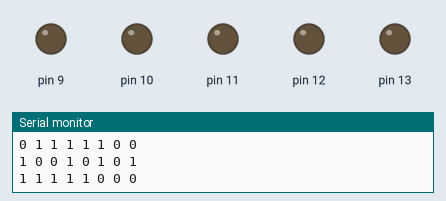
This sketch was run on a simulated Arduino Uno, built with avr-gcc and run on an emulated ATmega328P. Parts: output pins drawn as LEDs (lit = HIGH), the last lines printed to the serial monitor.

Above: at 0.1 s.
At 35.9 s:
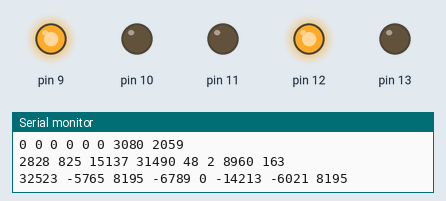
At 56.9 s:
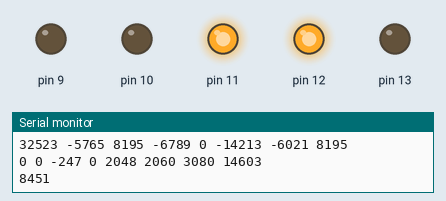
At 75.4 s:
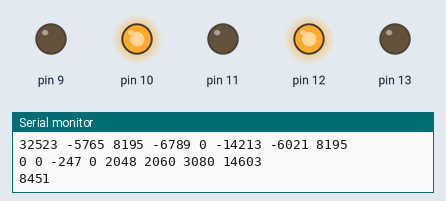
Timing chart, 0 to 75.9 s (numbered marks = the images above):
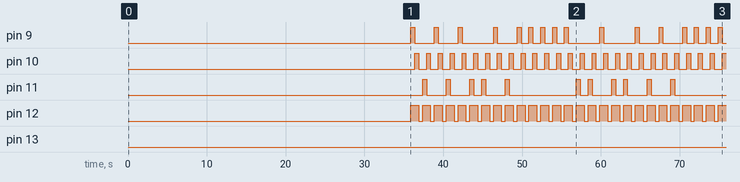

The sketch:

sketch_sep27a.ino
```cpp
// Длина последовательности
#define BITSTAFF_LENGTH 5

// Массив с насальным кодом
// Вариант 19
int MyCode[] = {1, 0, 1, 0, 1, 0, 0, 1,  // 0xA9
                0, 1, 1, 1, 1, 1, 0, 0,  // 0x7C
                1, 0, 0, 1, 0, 1, 0, 1,  // 0x95
                1, 1, 1, 1, 1, 0, 0, 0,  // 0xF8
                1, 1, 0, 0, 0, 1, 1, 0   // 0xC6
               };

// Массив, в котором будет хранится зашифрованный код
int* BitstaffCode;

// Массив, в котором будет хранится розшифрованный код
int* BitstaffDecode;

// Переменные для хранения размера массивов
int MyCodeSize;
int BitstaffCodeSize;
int BitstaffDecodeSize;


void setup() {
  // put your setup code here, to run once:
  Serial.begin(9600);
  for (int i = 13; i > 8; i--) {
    pinMode(i, OUTPUT);
  }

  BitstaffCodeSize = 0;
  BitstaffDecodeSize = 0;
  MyCodeSize = sizeof(MyCode) / sizeof(int);

  // Шифрование массива
  BitstaffCode = BitstaffCodingFunc(MyCode, MyCodeSize, BitstaffCode);
  // Определение размера зашифрованного массива
  while (BitstaffCode[BitstaffCodeSize] == 0 || BitstaffCode[BitstaffCodeSize] == 1) {
    BitstaffCodeSize++;
  }

  // Дешифрование массива
  BitstaffDecode = BitstaffDecodingFunc(BitstaffCode, BitstaffCodeSize, BitstaffDecode);
  // Определение размера розшифрованного массива
  while (BitstaffDecode[BitstaffDecodeSize] == 0 || BitstaffDecode[BitstaffDecodeSize] == 1) {
    BitstaffDecodeSize++;
  }


  // Вывод изначального кода
  Serial.println("MyCode :");
  PrintCode8Bit(MyCode, MyCodeSize);
  // Вывод зашифрованого кода
  Serial.println("BitstaffCode :");
  PrintCode8Bit(BitstaffCode, BitstaffCodeSize);
  // Вывод розшифрованого кода
  Serial.println("BitstaffDecode :");
  PrintCode8Bit(BitstaffDecode, BitstaffDecodeSize);
}

void loop() {
  ReturnToZero(MyCode, MyCodeSize);
  ReturnToZero(BitstaffCode, BitstaffCodeSize);
  ReturnToZero(BitstaffDecode, BitstaffDecodeSize);
}

void ReturnToZero(int* Code, int CodeSize){
  for(int i = 0; i < CodeSize; i++){
    digitalWrite(12, HIGH);
    if(Code[i] == 0){
      digitalWrite(11, HIGH);
    } else if (Code[i] == 1){
      digitalWrite(9, HIGH);
    }
    delay(500);
    digitalWrite(9, LOW);
    digitalWrite(11, LOW);
    digitalWrite(10, HIGH);
    delay(500);
    digitalWrite(10, LOW);
    digitalWrite(12, LOW);
    delay(500);
  }
  digitalWrite(13, HIGH);
  delay(2000);
  digitalWrite(13, LOW);
}

void PrintCode8Bit(int *yourArray, int Size) {
  int temp = 1;
  Serial.println();
  for (int i = 0; i < Size; i++) {
    Serial.print(yourArray[i]);
    Serial.print(" ");
    if (temp % 8 == 0) {
      Serial.println();
    }
    temp++;
  }
  Serial.println();
}

int BitstaffCodingFunc(int MyCode[], int MyCodeSize, int* BitstaffCode) {

  // Временная переменная, для подсчета длины последовательности единиц
  int OneCount = 0;

  // Переменная для определения количества вставленных нулей
  int BitstaffCount = 0;

  // Инициализация массива с позициями для вставки нулей
  int* BitstaffPos;
  BitstaffPos = new int[MyCodeSize];
  for (int i = 0; i < MyCodeSize; i++) {
    BitstaffPos[i] = -1;
  }

  // Определение позиций для вставки нулей
  for (int i = 0; i < MyCodeSize; i++) {
    if (MyCode[i] == 1) {
      OneCount++;
    } else if (MyCode[i] == 0) {
      OneCount = 0;
    }
    if (OneCount == BITSTAFF_LENGTH) {
      BitstaffPos[BitstaffCount] = i + 1 + BitstaffCount;
      BitstaffCount++;
    }
  }

  // Инициализация нового массива, для хранения зашифрованого кода
  int BitstaffCodeSize = (8 - BitstaffCount % 8) + BitstaffCount + MyCodeSize;
  BitstaffCode = new int[BitstaffCodeSize];
  for (int i = 0; i < BitstaffCodeSize; i++) {
    BitstaffCode[i] = 0;
  }

  // Шифрование кода
  int i_BitstaffPos = 0;
  int i_MyCode = 0;
  for (int i = 0; i < BitstaffCodeSize; i++) {
    if (i == BitstaffPos[i_BitstaffPos]) {
      BitstaffCode[i] = 0;
      i_BitstaffPos++;
      i++;
    }
    if (i_MyCode < MyCodeSize) {
      BitstaffCode[i] = MyCode[i_MyCode];
      i_MyCode++;
    }
  }
  int* BitstaffTemp = new int[BitstaffCount];
  for (int i = 0; i < BitstaffCount; i++) {
    BitstaffTemp[i] = BitstaffCode[MyCodeSize + i];
    BitstaffCode[MyCodeSize + i] = 0;
  }
  int j = 0;
  for (int i = BitstaffCount; i > 0; i--) {
    BitstaffCode[BitstaffCodeSize - i] = BitstaffTemp[j];
    j++;
  }
  // Конец шифрования

  // Возврат результата
  return BitstaffCode;
}

int BitstaffDecodingFunc(int BitstaffCode[], int BitstaffCodeSize, int* BitstaffDecode) {

  // Временная переменная, для подсчета длины последовательности единиц
  int OneCount = 0;

  // Переменная для определения количества вставленных нулей
  int BitstaffCount = 0;

  // Инициализация массива с позициями вставленных нулей
  int* BitstaffPos;
  BitstaffPos = new int[BitstaffCodeSize];
  for (int i = 0; i < BitstaffCodeSize; i++) {
    BitstaffPos[i] = -1;
  }

  // Определение позиций вставленных нулей
  for (int i = 0; i < BitstaffCodeSize; i++) {
    if (BitstaffCode[i] == 1) {
      OneCount++;
    } else if (BitstaffCode[i] == 0) {
      OneCount = 0;
    }
    if (OneCount == BITSTAFF_LENGTH) {
      BitstaffPos[BitstaffCount] = i + 1;
      BitstaffCount++;
    }
  }

  // Инициализация нового массива, для хранения зашифрованого кода
  int BitstaffDecodeSize = BitstaffCodeSize - (8 - BitstaffCount % 8) - BitstaffCount;
  BitstaffDecode = new int[BitstaffDecodeSize];
  for (int i = 0; i < BitstaffDecodeSize; i++) {
    BitstaffDecode[i] = 0;
  }

  // Шифрование кода
  int i_BitstaffPos = 0;
  int i_BitstaffCode = 0;
  for (int i = 0; i < BitstaffDecodeSize; i++) {
    while (i_BitstaffCode == BitstaffPos[i_BitstaffPos]) {
      i_BitstaffPos++;
      i_BitstaffCode++;
    }
    if (i_BitstaffCode < BitstaffCodeSize) {
      BitstaffDecode[i] = BitstaffCode[i_BitstaffCode];
      i_BitstaffCode++;
    }
  }
  for (int i = 0; i < BitstaffCount; i++) {
    BitstaffDecode[BitstaffDecodeSize - i - 1] = BitstaffCode[BitstaffCodeSize - i - 1];
  }


  // Возврат результата
  return BitstaffDecode;
}
```

Measured:
- by itself, pin 9: LOW → HIGH at 35.9 s, → LOW 0.50 s later, → HIGH 2.5 s later, → LOW 0.50 s later, … (32 changes in this stretch)
- by itself, pin 10: alternates HIGH for 0.50 s and LOW for 1.0 s
- by itself, pin 11: LOW → HIGH at 37.4 s, → LOW 0.50 s later, → HIGH 2.5 s later, → LOW 0.50 s later, … (22 changes in this stretch)
- by itself, pin 12: alternates HIGH for 1.0 s and LOW for 0.50 s
